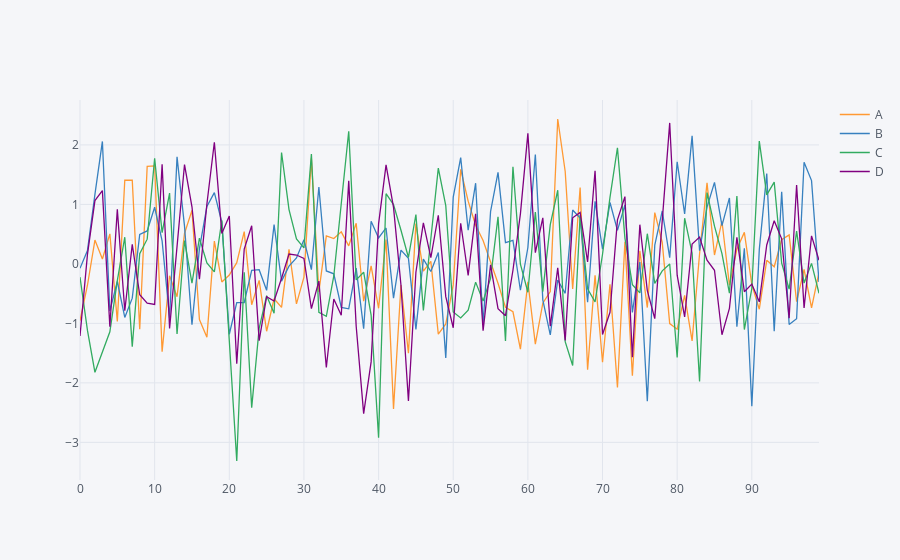

Write notebook code for a chart like this one.
### Markdown cell above
## Scatter

### Code cell
df.iplot()
